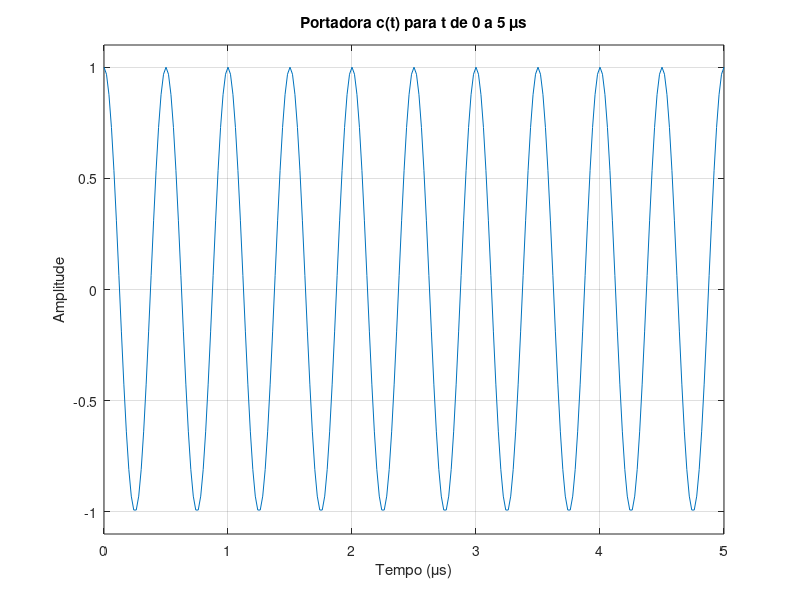

MATLAB code for this plot:
% Definindo parâmetros
fc = 2e6; 
fsamp = 50e6; 
t0 = 0; 
tf = 200e-6; 

% Definindo o intervalo de tempo para a portadora
t = t0:1/fsamp:tf; 

% Calculando a portadora
ct = cos(2 * pi * fc * t);

% Selecionando o intervalo de tempo de 0 a 5 µs
t_plot = t(t <= 5e-6);
ct_plot = ct(t <= 5e-6);

% Plotando a portadora
figure;
plot(t_plot * 1e6, ct_plot); 
title('Portadora c(t) para t de 0 a 5 \mus');
xlabel('Tempo (\mus)');
ylabel('Amplitude');
ylim([-1.1 1.1]);
grid on;

% Calculando o número de ciclos da portadora no intervalo de 0 a 5 µs
num_ciclos = (5e-6) * fc;

disp(['Número de ciclos da portadora em 0-5 µs: ', num2str(num_ciclos)]);

